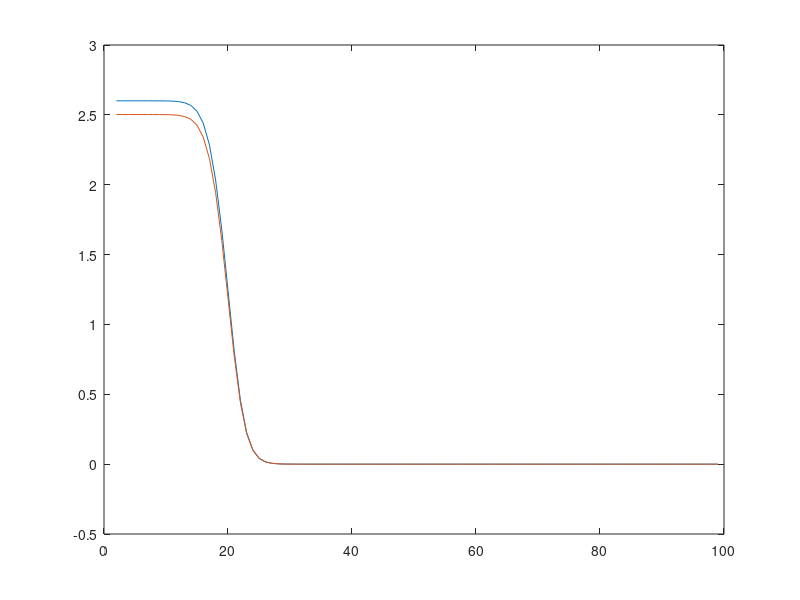

Recreate this plot in MATLAB.
L=100;
rho=0.5;
q=8;
h=1;
tauStep=0.1;
steps=10^3;
%u=zeros(L+1,steps);
u=zeros(L,steps);
%du_dv=zeros(L+1,steps);
du_dv=zeros(L,steps);
x0=[20 50 50];
u0=[5.56155 1.43845 1.582295];

%for n=1:size(u0,2)
    x_0=x0(1);
    u_0=u0(1);
    
    for x_i=1:L  
        u(x_i,1)=u_0/(1+exp(1)^(x_i-x_0));
    end

    for tau=1:steps
        for x_i=2:L-1
            if x_i==2
                du_2=u(x_i+1,tau)-u(x_i,tau);
            elseif x_i==L-1
                du_2=u(x_i,tau)-u(x_i-1,tau);
            else
                du_2=(u(x_i+h,tau)+u(x_i-h,tau)-2*u(x_i,tau))/h^2;
            end
            du_dtau=rho*u(x_i,tau)*((1-u(x_i,tau))/q)-u(x_i,tau)/...
                (1+u(x_i,tau))+du_2;
            du_dv(x_i,tau+1)=u(x_i,tau)-u(x_i-1,tau);
            u(x_i,tau+1)=u(x_i,tau)+tauStep*du_dtau;
        end
    end
    figure;
    plot(2:L-1,u(2:size(u,1)-1,20))
    hold on
    plot(2:L-1,u(2:size(u,1)-1,21))
    %plot(u(2:size(u,1),20),du_dv(2:size(du_dv,1),20))
    hold off
%end